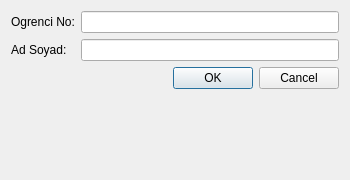
<?xml version="1.0" encoding="UTF-8"?>
<ui version="4.0">
 <class>OgrenciEkleDialog</class>
 <widget class="QDialog" name="OgrenciEkleDialog">
  <property name="windowTitle">
   <string>Ogrenci Ekle</string>
  </property>
  <property name="geometry">
   <rect><x>0</x><y>0</y>
         <width>350</width><height>180</height></rect>
  </property>
  <layout class="QFormLayout" name="formLayout">
   <item row="0" column="0">
    <widget class="QLabel" name="numaraLabel">
     <property name="text">
      <string>Ogrenci No:</string>
     </property>
    </widget>
   </item>
   <item row="0" column="1">
    <widget class="QLineEdit" name="numaraEdit"/>
   </item>
   <item row="1" column="0">
    <widget class="QLabel" name="adSoyadLabel">
     <property name="text">
      <string>Ad Soyad:</string>
     </property>
    </widget>
   </item>
   <item row="1" column="1">
    <widget class="QLineEdit" name="adSoyadEdit"/>
   </item>
   <item row="2" column="0" colspan="2">
    <widget class="QDialogButtonBox"
            name="buttonBox">
     <property name="standardButtons">
      <set>QDialogButtonBox::Ok
           |QDialogButtonBox::Cancel</set>
     </property>
    </widget>
   </item>
  </layout>
 </widget>
</ui>
